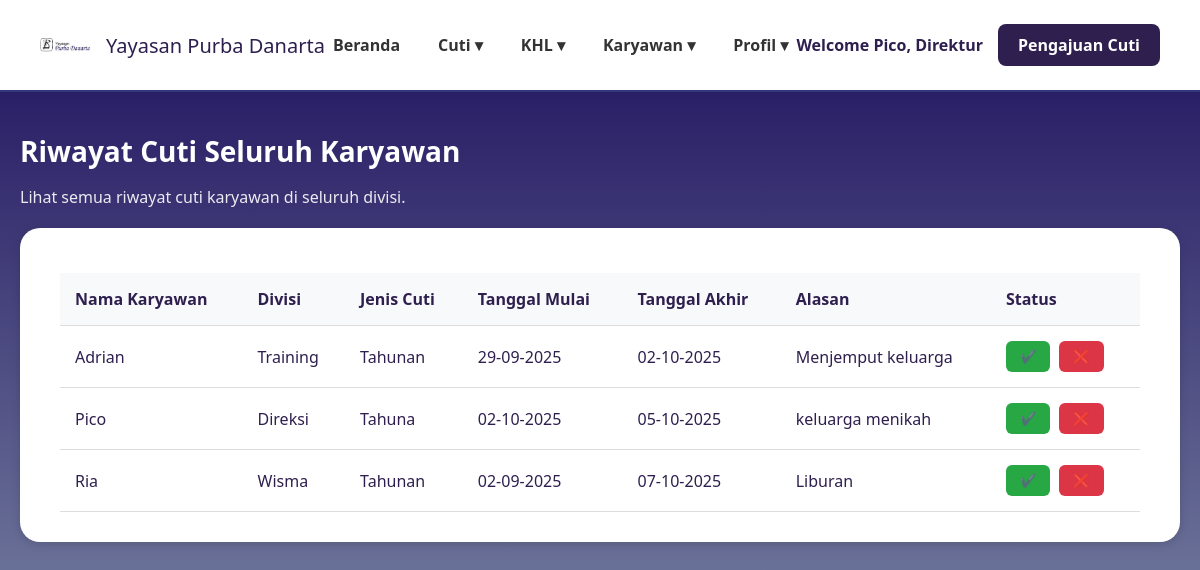
/persetujuan_cuti_karyawan.php, run on an earlier commit of the app's database.
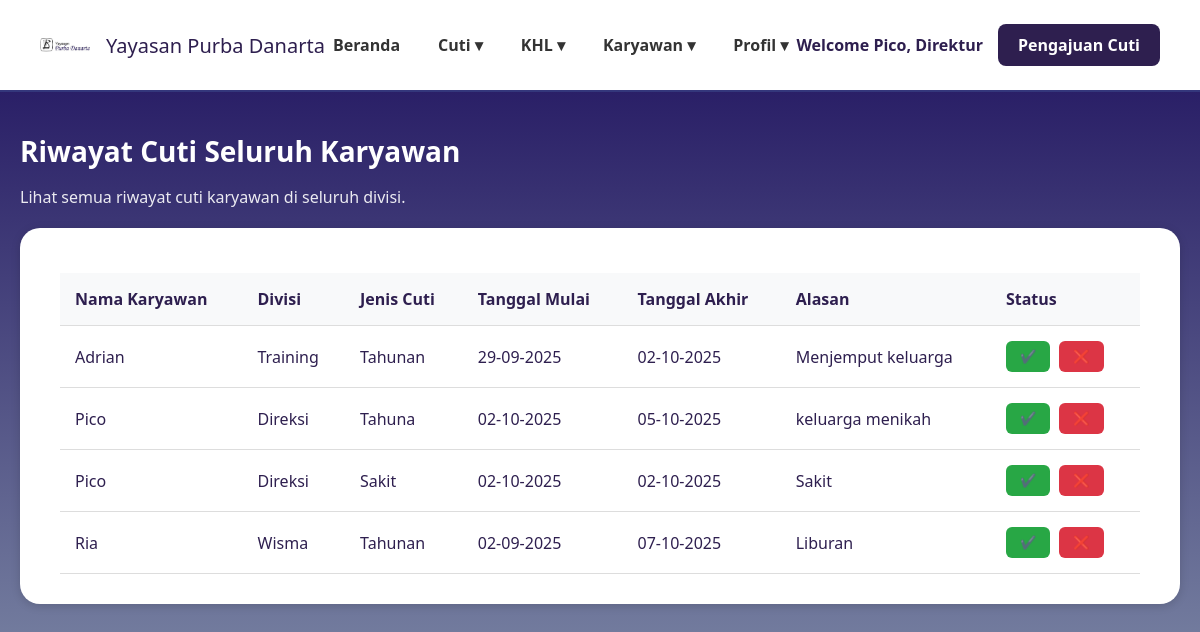
And on a later commit of the database.
### tables this page shows
CREATE TABLE `pengajuan_cuti` (
  `id` int(11) NOT NULL,
  `kode_karyawan` varchar(11) NOT NULL,
  `nama_karyawan` varchar(100) NOT NULL,
  `divisi` varchar(100) NOT NULL,
  `jenis_cuti` varchar(50) NOT NULL,
  `tanggal_mulai` date NOT NULL,
  `tanggal_akhir` date NOT NULL,
  `alasan` text DEFAULT NULL,
  `status` varchar(50) NOT NULL DEFAULT 'Menunggu PJ',
  `created_at` timestamp NOT NULL DEFAULT current_timestamp()
);

### persetujuan_cuti_karyawan.php (the view, shortened to what this page needs)
<?php
require 'config.php';
$query_riwayat_cuti = "SELECT * FROM pengajuan_cuti ORDER BY created_at DESC";
$result_riwayat_cuti = $conn->query($query_riwayat_cuti);
?>
<!DOCTYPE html>
<html lang="id">
<head>
</head>
<body>
    <header>
      <div class="logo">
        <img src="image/namayayasan.png" alt="Logo Yayasan">
        <span>Yayasan Purba Danarta</span>
      </div>
      <nav>
        <ul>
          <li><a href="dashboard_direktur.php">Beranda</a></li>
          <li><a href="#">Cuti ▾</a>
          </li>
          <li><a href="#">KHL ▾</a>
          </li>
          <li><a href="#">Karyawan ▾</a>
          </li>
          <li><a href="#">Profil ▾</a></li>
        </ul>
      </nav>
      <div class="user-section">
        <span class="welcome-text">Welcome Pico, Direktur</span>
        <a href="pengajuan_cuti.php" class="btn-pengajuan">Pengajuan Cuti</a>
      </div>
    </header>
    <main>
        <h1>Riwayat Cuti Seluruh Karyawan</h1>
        <p style="color:#fff; margin-bottom: 20px; opacity: 0.9;">Lihat semua riwayat cuti karyawan di seluruh divisi.</p>
        <div class="card">
            <table class="data-table">
                <thead>
                    <tr>
                        <th>Nama Karyawan</th>
                        <th>Divisi</th>
                        <th>Jenis Cuti</th>
                        <th>Tanggal Mulai</th>
                        <th>Tanggal Akhir</th>
                        <th>Alasan</th>
                        <th>Status</th>
                    </tr>
                </thead>
                <tbody>
                    <?php if ($result_riwayat_cuti->num_rows > 0): ?>
                        <?php while($row = $result_riwayat_cuti->fetch_assoc()): ?>
                            <tr>
                                <td><?= htmlspecialchars($row['nama_karyawan']) ?></td>
                                <td><?= htmlspecialchars($row['divisi']) ?></td>
                                <td><?= htmlspecialchars($row['jenis_cuti']) ?></td>
                                <td><?= date('d-m-Y', strtotime($row['tanggal_mulai'])) ?></td>
                                <td><?= date('d-m-Y', strtotime($row['tanggal_akhir'])) ?></td>
                                <td><?= htmlspecialchars($row['alasan']) ?></td>
                                <td>
                                    <button class="btn btn-approve">✔️</button>
                                    <button class="btn btn-reject">❌</button>
                                </td>
                            </tr>
                        <?php endwhile; ?>
                    <?php endif; ?>
                </tbody>
            </table>
        </div>
    </main>
</body>
</html>

What changed in the data, as far as the page shows it:
added pengajuan_cuti: nama_karyawan "Pico", divisi "Direksi", jenis_cuti "Sakit", tanggal_mulai "02-10-2025", tanggal_akhir "02-10-2025", alasan "Sakit"
